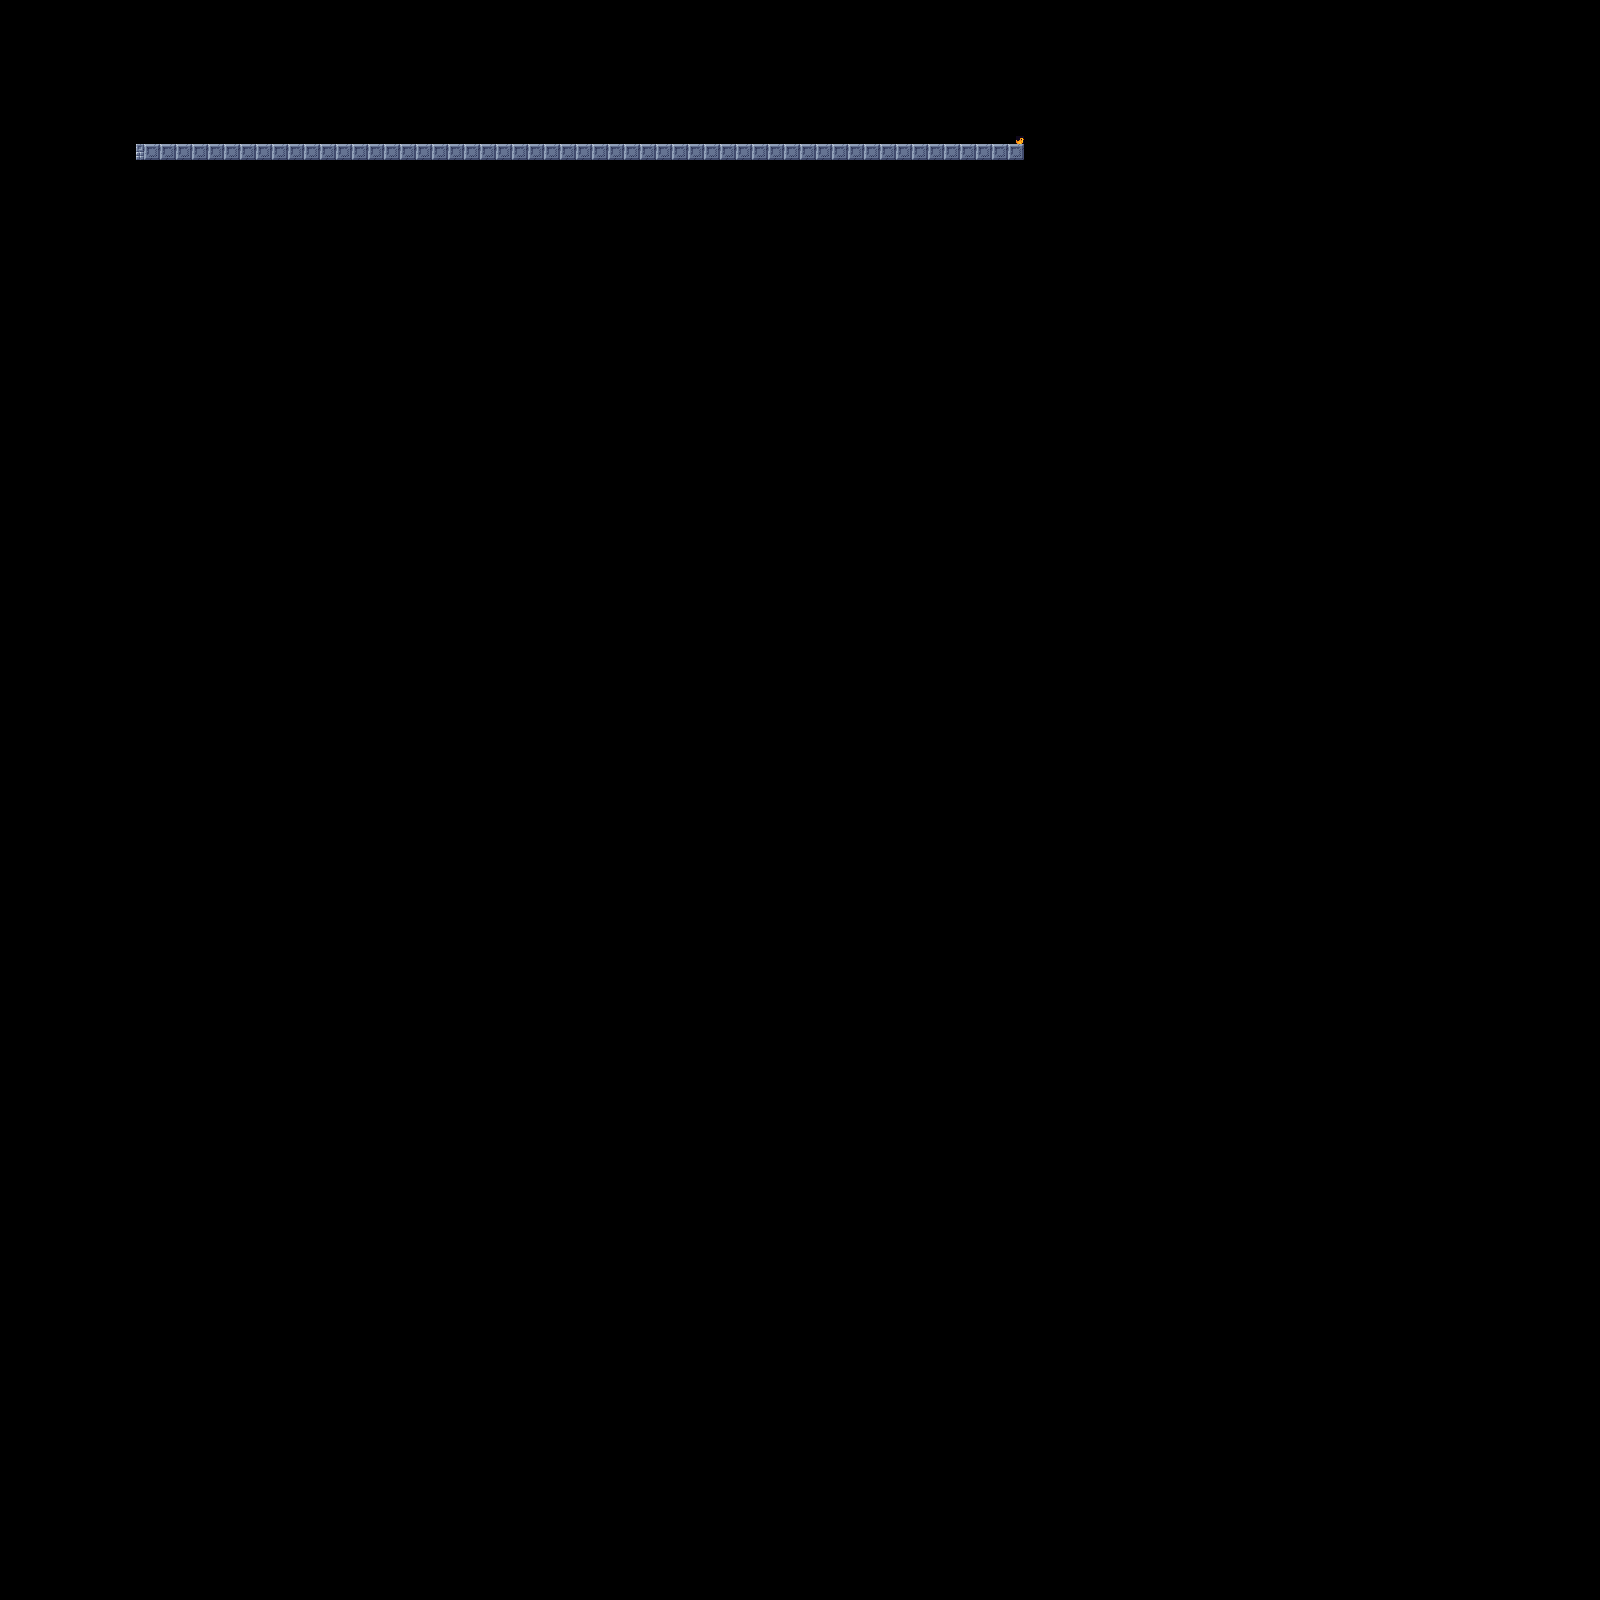

A level layout from a 2D game, rendered from its tile map. Below: a short description, then the map file with tile-grid data replaced by summaries:
An orthogonal 200x200 tile map with 8x8 px tiles, 4 tile layers (DeathPlane, Exit, Spikes, ground) and 11 objects.

<map version="1.10" tiledversion="1.10.2" orientation="orthogonal" renderorder="right-down" width="200" height="200" tilewidth="8" tileheight="8" infinite="0" nextlayerid="7" nextobjectid="13">
 <editorsettings>
  <export target="map3.json" format="json" />
 </editorsettings>
 <tileset firstgid="1" name="tiles1" tilewidth="8" tileheight="8" tilecount="504" columns="24">
  <image source="../sprites/tiles.png" width="192" height="168" />
 </tileset>
 <objectgroup id="6" name="SpawnPoint">
  <object id="1" gid="48" x="144" y="144" width="8" height="8" />
 </objectgroup>
 <layer id="5" name="DeathPlane" width="200" height="200">
  <data>[40000 cells, 0 non-empty, 0 distinct tile ids]</data>
 </layer>
 <layer id="4" name="Exit" width="200" height="200">
  <data>[40000 cells, 1 non-empty, 1 distinct tile ids]</data>
 </layer>
 <layer id="2" name="Spikes" width="200" height="200">
  <data>[40000 cells, 0 non-empty, 0 distinct tile ids]</data>
 </layer>
 <objectgroup id="3" name="CoinLayer">
  <object id="2" gid="215" x="232" y="80" width="8" height="8" />
  <object id="3" gid="215" x="312" y="80" width="8" height="8" />
  <object id="4" gid="215" x="392" y="80" width="8" height="8" />
  <object id="5" gid="215" x="472" y="80" width="8" height="8" />
  <object id="6" gid="215" x="552" y="80" width="8" height="8" />
  <object id="7" gid="215" x="632" y="80" width="8" height="8" />
  <object id="8" gid="215" x="712" y="80" width="8" height="8" />
  <object id="9" gid="215" x="792" y="80" width="8" height="8" />
  <object id="10" gid="215" x="872" y="80" width="8" height="8" />
  <object id="11" gid="215" x="952" y="80" width="8" height="8" />
 </objectgroup>
 <layer id="1" name="ground" width="200" height="200">
  <data>[40000 cells, 222 non-empty, 6 distinct tile ids]</data>
 </layer>
</map>
